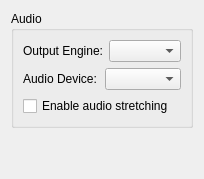
<?xml version="1.0" encoding="utf-8"?>

<ui version="4.0">
 <class>ConfigureAudio</class>
 <widget class="QWidget" name="ConfigureAudio">
  <layout class="QVBoxLayout">
   <item>
    <widget class="QGroupBox">
     <property name="title">
      <string>Audio</string>
     </property>
     <layout class="QVBoxLayout">
      <item>
       <layout class="QHBoxLayout">
        <item>
         <widget class="QLabel">
          <property name="text">
           <string>Output Engine:</string>
          </property>
         </widget>
        </item>
        <item>
         <widget class="QComboBox" name="output_sink_combo_box">
         </widget>
        </item>
       </layout>
      </item>
       <item>
         <layout class="QHBoxLayout">
           <item>
             <widget class="QLabel">
               <property name="text">
                 <string>Audio Device:</string>
               </property>
             </widget>
           </item>
           <item>
             <widget class="QComboBox" name="audio_device_combo_box">
             </widget>
           </item>
         </layout>
       </item>
      <item>
       <widget class="QCheckBox" name="toggle_audio_stretching">
        <property name="text">
         <string>Enable audio stretching</string>
        </property>
        <property name="toolTip">
         <string>This post-processing effect adjusts audio speed to match emulation speed and helps prevent audio stutter. This however increases audio latency.</string>
        </property>
       </widget>
      </item>
     </layout>
    </widget>
   </item>
   <item>
    <spacer>
     <property name="orientation">
      <enum>Qt::Vertical</enum>
     </property>
     <property name="sizeHint" stdset="0">
      <size>
       <width>20</width>
       <height>40</height>
      </size>
     </property>
    </spacer>
   </item>
  </layout>
 </widget>
 <resources />
 <connections />
</ui>
